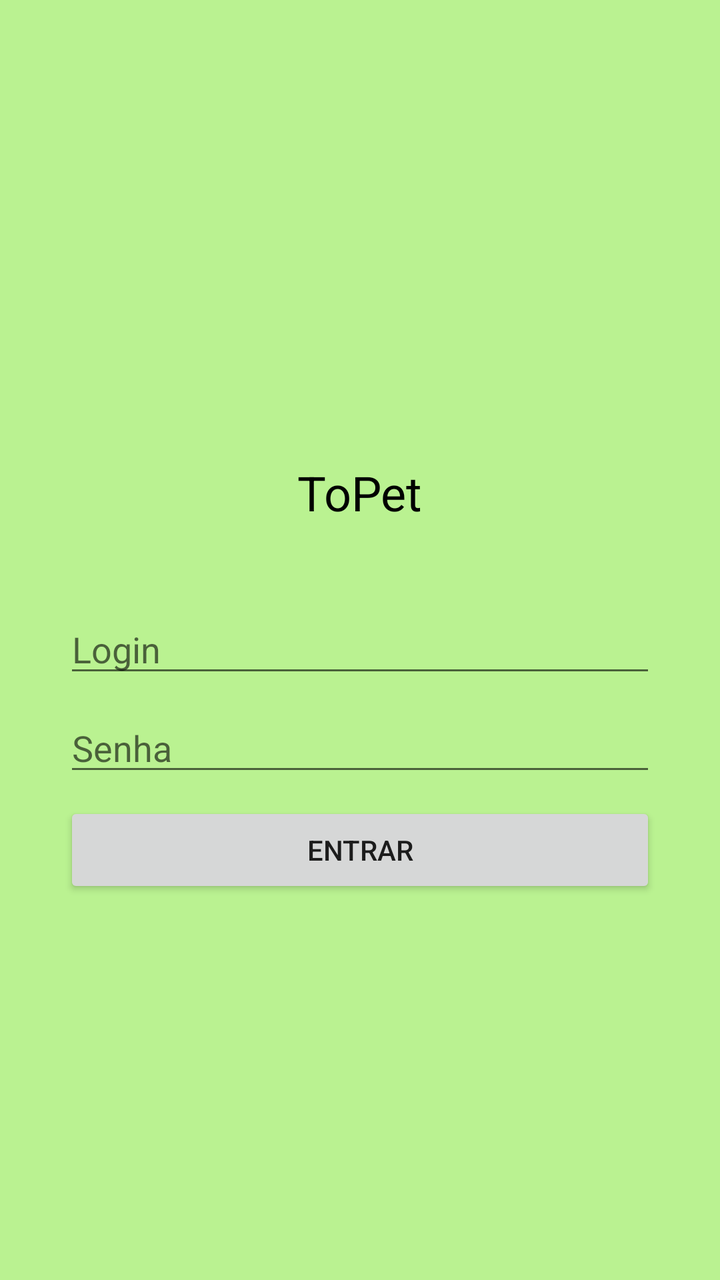
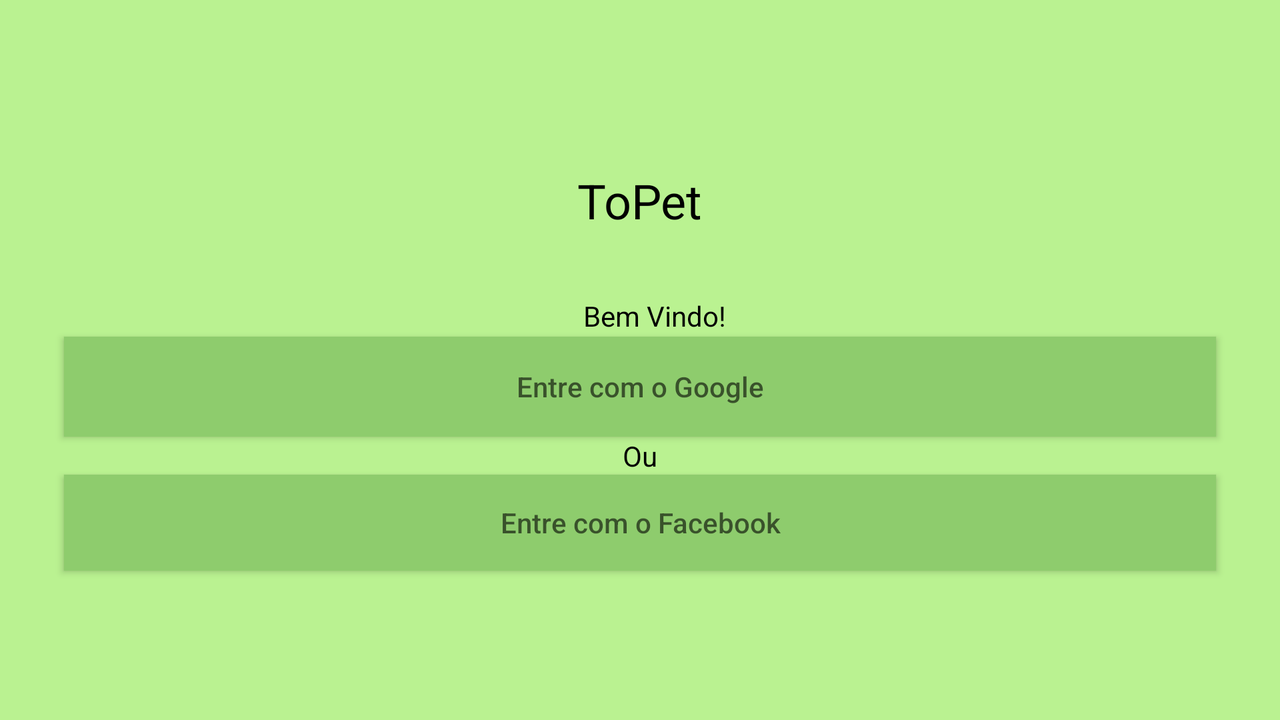

First picture: res/layout/ on a phone held upright. Second picture: the repository's own variant of that layout, on a device whose configuration matches the variant's folder. Source for both follows.
<!-- AndroidManifest.xml: application theme AppTheme -->
<!-- res/layout/activity_main.xml -->
<?xml version="1.0" encoding="utf-8"?>
<androidx.constraintlayout.widget.ConstraintLayout xmlns:android="http://schemas.android.com/apk/res/android"
    xmlns:app="http://schemas.android.com/apk/res-auto"
    xmlns:tools="http://schemas.android.com/tools"
    android:layout_width="match_parent"
    android:layout_height="match_parent"
    android:background="#BAF291"
    tools:context=".MainActivity">

    <TextView
        android:id="@+id/tvLink"
        android:layout_width="wrap_content"
        android:layout_height="wrap_content"
        android:layout_marginBottom="216dp"
        android:autoLink="all"
        android:clickable="true"
        android:text="Ainda não possui uma conta? Cadastre-se"
        android:textStyle="italic"
        app:layout_constraintBottom_toBottomOf="parent"
        app:layout_constraintEnd_toEndOf="parent"
        app:layout_constraintStart_toStartOf="parent"
        app:layout_constraintTop_toBottomOf="@+id/btnLogar" />

    <TextView
        android:id="@+id/tvLogo"
        android:layout_width="wrap_content"
        android:layout_height="0dp"
        android:fontFamily="sans-serif"
        android:hint="@string/str_hint_nome"
        android:textColorHint="#000000"
        android:textColorLink="#FFFFFF"
        android:textSize="24sp"
        app:layout_constraintEnd_toEndOf="parent"
        app:layout_constraintStart_toStartOf="parent"
        app:layout_constraintTop_toBottomOf="@+id/imvLogo" />

    <ImageView
        android:id="@+id/imvLogo"
        android:layout_width="80dp"
        android:layout_height="80dp"
        android:layout_marginTop="150dp"
        android:contentDescription="wtf"
        app:layout_constraintEnd_toEndOf="parent"
        app:layout_constraintStart_toStartOf="parent"
        app:layout_constraintTop_toTopOf="parent"
        app:srcCompat="@drawable/logo" />

    <EditText
        android:id="@+id/etLogin"
        android:layout_width="0dp"
        android:layout_height="wrap_content"
        android:layout_marginStart="32dp"
        android:layout_marginLeft="32dp"
        android:layout_marginTop="40dp"
        android:layout_marginEnd="32dp"
        android:layout_marginRight="32dp"
        android:ems="10"
        android:hint="Login"
        android:inputType="textPersonName"
        app:layout_constraintEnd_toEndOf="parent"
        app:layout_constraintStart_toStartOf="parent"
        app:layout_constraintTop_toBottomOf="@+id/tvLogo" />

    <EditText
        android:id="@+id/etSenha"
        android:layout_width="0dp"
        android:layout_height="wrap_content"
        android:layout_marginStart="32dp"
        android:layout_marginLeft="32dp"
        android:layout_marginTop="8dp"
        android:layout_marginEnd="32dp"
        android:layout_marginRight="32dp"
        android:ems="10"
        android:hint="Senha"
        android:inputType="textPersonName"
        app:layout_constraintEnd_toEndOf="parent"
        app:layout_constraintStart_toStartOf="parent"
        app:layout_constraintTop_toBottomOf="@+id/etLogin" />

    <Button
        android:id="@+id/btnLogar"
        android:layout_width="0dp"
        android:layout_height="wrap_content"
        android:layout_marginStart="32dp"
        android:layout_marginLeft="32dp"
        android:layout_marginTop="8dp"
        android:layout_marginEnd="32dp"
        android:layout_marginRight="32dp"
        android:text="Entrar"
        app:layout_constraintEnd_toEndOf="parent"
        app:layout_constraintStart_toStartOf="parent"
        app:layout_constraintTop_toBottomOf="@+id/etSenha" />

</androidx.constraintlayout.widget.ConstraintLayout>
<!-- resources referenced by this layout -->
<resources>
  <!-- drawable logo: jpg bitmap (drawable, 35205 bytes) -->
  <string name="str_hint_nome">ToPet</string>
  <style name="AppTheme" parent="Base.Theme.AppCompat.Light.DarkActionBar">
          
          <item name="colorPrimary">#8ECC6D</item>
          <item name="colorPrimaryDark">#8ECC6D</item>
          <item name="colorAccent">@color/colorAccent</item>
      </style>
  <color name="colorAccent">#03DAC5</color>
</resources>
<!-- res/layout-land/activity_main.xml (the repository's variant of the layout above) -->
<!-- drawn on the phone turned sideways -->
<?xml version="1.0" encoding="utf-8"?>
<androidx.constraintlayout.widget.ConstraintLayout xmlns:android="http://schemas.android.com/apk/res/android"
    xmlns:app="http://schemas.android.com/apk/res-auto"
    xmlns:tools="http://schemas.android.com/tools"
    android:layout_width="match_parent"
    android:layout_height="match_parent"
    android:background="#BAF291"
    tools:context=".MainActivity">

    <TextView
        android:id="@+id/tvLogo"
        android:layout_width="wrap_content"
        android:layout_height="0dp"
        android:fontFamily="sans-serif"
        android:hint="@string/str_hint_nome"
        android:textColorHint="#000000"
        android:textColorLink="#FFFFFF"
        android:textSize="24sp"
        app:layout_constraintEnd_toEndOf="parent"
        app:layout_constraintStart_toStartOf="parent"
        app:layout_constraintTop_toBottomOf="@+id/imvLogo" />

    <TextView
        android:id="@+id/tvOu"
        android:layout_width="wrap_content"
        android:layout_height="wrap_content"
        android:hint="@string/str_hint_ou"
        android:textColorHint="#000000"
        app:layout_constraintEnd_toEndOf="parent"
        app:layout_constraintStart_toStartOf="parent"
        app:layout_constraintTop_toBottomOf="@+id/btnGoogle" />

    <TextView
        android:id="@+id/tvMensagem"
        android:layout_width="wrap_content"
        android:layout_height="0dp"
        android:layout_marginTop="32dp"
        android:hint="@string/str_hint_bemvindo"
        android:textColorHint="#000000"
        app:layout_constraintEnd_toEndOf="parent"
        app:layout_constraintHorizontal_bias="0.513"
        app:layout_constraintStart_toStartOf="parent"
        app:layout_constraintTop_toBottomOf="@+id/tvLogo" />

    <ImageView
        android:id="@+id/imvLogo"
        android:layout_width="80dp"
        android:layout_height="80dp"
        android:layout_marginTop="4dp"
        android:contentDescription="wtf"
        app:layout_constraintEnd_toEndOf="parent"
        app:layout_constraintStart_toStartOf="parent"
        app:layout_constraintTop_toTopOf="parent"
        app:srcCompat="@drawable/logo" />

    <Button
        android:id="@+id/btnGoogle"
        android:layout_width="0dp"
        android:layout_height="50dp"
        android:layout_marginStart="32dp"
        android:layout_marginLeft="32dp"
        android:layout_marginTop="1dp"
        android:layout_marginEnd="32dp"
        android:layout_marginRight="32dp"
        android:background="#8ECC6D"
        android:hint="@string/str_btn_google"
        app:layout_constraintEnd_toEndOf="parent"
        app:layout_constraintHorizontal_bias="0.0"
        app:layout_constraintStart_toStartOf="parent"
        app:layout_constraintTop_toBottomOf="@+id/tvMensagem" />

    <Button
        android:id="@+id/btnFacebook"
        android:layout_width="0dp"
        android:layout_height="wrap_content"
        android:layout_marginStart="32dp"
        android:layout_marginLeft="32dp"
        android:layout_marginEnd="32dp"
        android:layout_marginRight="32dp"
        android:background="#8ECC6D"
        android:hint="@string/str_btn_facebook"
        app:layout_constraintEnd_toEndOf="parent"
        app:layout_constraintHorizontal_bias="0.0"
        app:layout_constraintStart_toStartOf="parent"
        app:layout_constraintTop_toBottomOf="@+id/tvOu" />

</androidx.constraintlayout.widget.ConstraintLayout>
<!-- resources referenced by the variant -->
<!-- as the phone turned sideways resolves them -->
<resources>
  <!-- drawable logo: jpg bitmap (drawable, 35205 bytes) -->
  <string name="str_btn_facebook">Entre com o Facebook</string>
  <string name="str_btn_google">Entre com o Google</string>
  <string name="str_hint_bemvindo">Bem Vindo!</string>
  <string name="str_hint_nome">ToPet</string>
  <string name="str_hint_ou">Ou</string>
  <style name="AppTheme" parent="Base.Theme.AppCompat.Light.DarkActionBar">
          
          <item name="colorPrimary">#8ECC6D</item>
          <item name="colorPrimaryDark">#8ECC6D</item>
          <item name="colorAccent">@color/colorAccent</item>
      </style>
  <color name="colorAccent">#03DAC5</color>
</resources>
